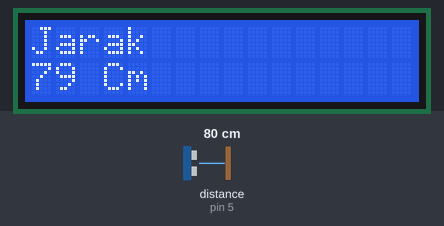
Recording of a sketch running on a simulated Arduino Uno, built with avr-gcc and run on an emulated ATmega328P. Shown: 16×2 character LCD. Wiring (inferred from the names in the program): ultrasonic range finder: trigger pin 4; echo pin 5. The inputs (shaded band) are chosen by the test bench; at power-on: distance to the obstacle (sensor on pin 5) 80 cm. The echo pulse lasts 58.3 µs per cm; what the sketch prints to the serial monitor is not drawn.

Above: at 4.2 s.
4.3 s: distance to the obstacle (sensor on pin 5) set to 2 cm
At 6.1 s:
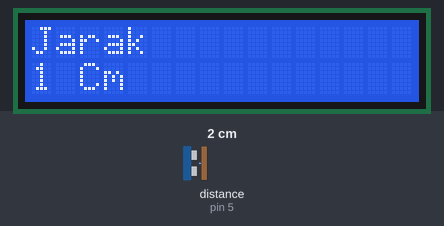
6.6 s: distance to the obstacle (sensor on pin 5) set to 4 cm
At 7.6 s:
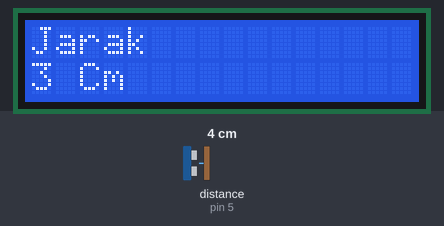
8.6 s: distance to the obstacle (sensor on pin 5) set to 9 cm
At 10.2 s:
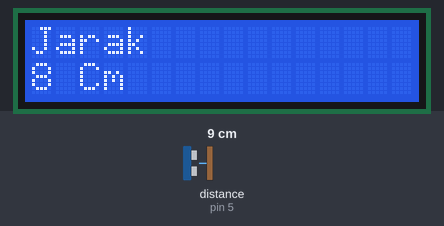
Timing chart, 0 to 11.7 s (numbered marks = the images above; inputs shaded):
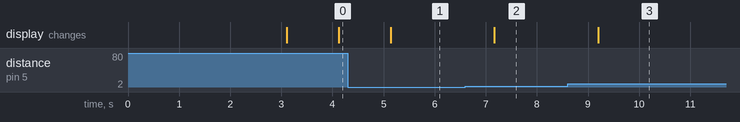

Measured:
- after the input at 4.3 s, the display: changes after 0.84 s (image 1)
- after the input at 6.6 s, the display: changes after 0.57 s (image 2)
- after the input at 8.6 s, the display: changes after 0.60 s (image 3)

The sketch:

lcd_test.ino
```cpp
#include <LiquidCrystal_I2C.h>
LiquidCrystal_I2C lcd(0x27, 16, 2);
const int TRIG_PIN = 4;// pin triger sensor ultrasonic di koneksikan ke pin 4 pada arduino
const int ECHO_PIN = 5;// pin echo sensor ultrasonic di koneksikan ke pin 5 pada arduino

void setup(){
// pilih LCD 16 x 2
Serial.begin(9600);
pinMode(TRIG_PIN,OUTPUT);
pinMode(ECHO_PIN,INPUT);
lcd.begin(16,2);
lcd.setCursor(2,0);
lcd.print("Deny Pradana");
lcd.setCursor(3,1);
lcd.print("ULTRASONIC");
delay(3000);
}

void loop(){
 long duration, distanceCm;

  // Give a short LOW pulse beforehand to ensure a clean HIGH pulse:
  digitalWrite(TRIG_PIN, LOW);
  delayMicroseconds(2);
  digitalWrite(TRIG_PIN, HIGH);
  delayMicroseconds(10);
  digitalWrite(TRIG_PIN, LOW);

  duration = pulseIn(ECHO_PIN,HIGH);

  // convert the time into a distance
  // 340 m/s--> dalam satu detik jarak tempuh adalah 340 meter,
  //1/10 detik untuk 34 meter,
  //1/100 detik (10 /1000 detik (baca 10 mili detik))untuk 3,4 meter
  // 1/1000 detik baca 1 mili detik untuk jarak 0,34 meter (34cm)

 // jadi untuk menempuh jarak 1 cm --> (1/100 meter) diperlukan waktu sebanyak :
  //29.1 ųs/cm
  distanceCm = duration / 29.41 / 2 ;

  if (distanceCm <= 0){
    Serial.println("Out of range");
  }
  else {
    Serial.print(distanceCm);
    Serial.println("CM");
  lcd.clear();
  lcd.setCursor(0, 0);
  lcd.print("Jarak");
  lcd.setCursor(0, 1);
  lcd.print(distanceCm);
  lcd.print(" Cm ");

  }
  delay(1000);
}
```
